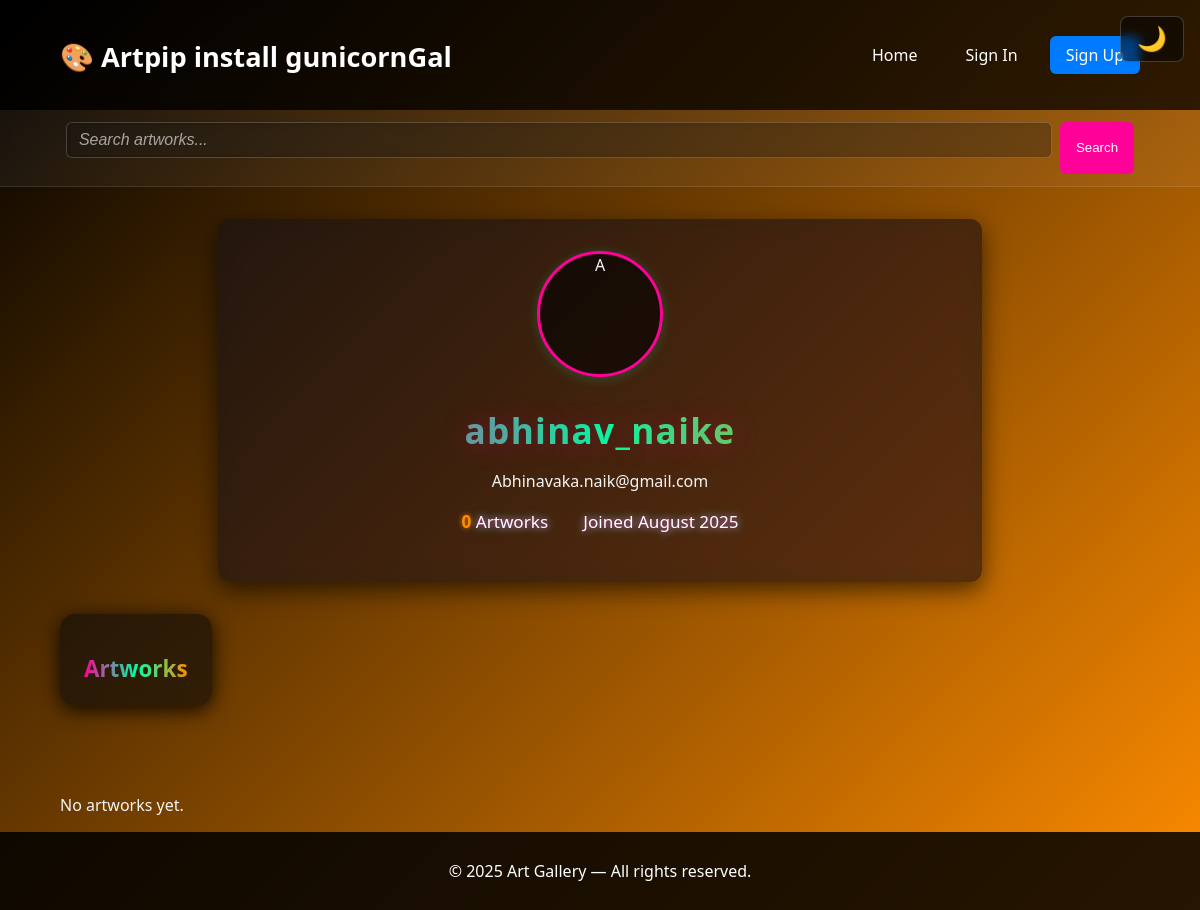
The page /user/3 on the database its author committed.
### app.py (models this page shows, shortened)
class User(db.Model):
    id = db.Column(db.Integer, primary_key=True)
    username = db.Column(db.String(80), unique=True, nullable=False)
    email = db.Column(db.String(120), unique=True, nullable=False)
    password_hash = db.Column(db.String(120), nullable=False)
    is_admin = db.Column(db.Boolean, default=False)
    created_at = db.Column(db.DateTime, default=datetime.utcnow)
    avatar_url = db.Column(db.String(255), default='')
    bio = db.Column(db.Text, default='')

### app.py (the view)
@app.route('/user/<int:user_id>')
def user_profile(user_id):
    user = User.query.get_or_404(user_id)
    posts = ArtPost.query.filter_by(user_id=user.id).order_by(ArtPost.created_at.desc()).all()
    is_owner = session.get('user_id') == user.id
    return render_template('profile.html', profile_user=user, posts=posts, is_owner=is_owner)

### app.py (called while the page is built)
@app.context_processor
def inject_user():
    user_id = session.get('user_id')
    current_user = User.query.get(user_id) if user_id else None
    return dict(
        current_user=current_user,
        CLOUDINARY_CLOUD_NAME=os.getenv('CLOUDINARY_CLOUD_NAME'),
        CLOUDINARY_AVATAR_PRESET="avatar_unsigned_preset"
    )

### templates/profile.html (shortened to what this page needs)
{% extends "base.html" %}
{% block content %}
<section class="profile-header-main">
    <div class="theme-switch-container">
        <button id="theme-toggle" aria-label="Toggle light/dark theme">🌙</button>
    </div>
    <div class="profile-card">
        {% if profile_user.avatar_url %}
        <img src="{{ profile_user.avatar_url }}"
             alt="{{ profile_user.username }}"
             class="profile-avatar">
        {% else %}
        <div class="avatar-fallback profile-avatar">
            {{ profile_user.username[0] | upper }}
        </div>
        {% endif %}
        <h2 class="profile-headline">{{ profile_user.username }}</h2>
        <p class="muted email">{{ profile_user.email }}</p>
        <div class="profile-stats">
            <span><strong>{{ posts|length }}</strong> Artworks</span>
            <span>Joined {{ profile_user.created_at.strftime('%B %Y') }}</span>
        </div>
    </div>
</section>
<section class="profile-artworks">
    <div class="section-head-tile">
        <h3>Artworks</h3>
    </div>
    {% if not posts %}
    <div class="empty-state">
        <p>No artworks yet.</p>
    </div>
    {% endif %}
</section>
{% endblock %}

### static/css/style.css (style rules this page uses)
:root { --bg-color: #000000; --text-color: #f5f5f5; --card-bg: rgba(10, 10, 10, 0.6); --card-text: #f5f5f5; --shadow-color: rgba(0, 0, 0, 0.85); }
html, body { height: 100%; }
body { font-family: 'Segoe UI', sans-serif; margin: 0; color: var(--text-color); display: flex; flex-direction: column; background: linear-gradient(-45deg, #000000, #ff0099, #00ffa6, #ff8c00, #000000); background-size: 400% 400%; animation: neonFlow 24s ease infinite; transition: background-color 0.4s ease, color 0.4s ease; }
.form-card, .chat-box, .profile-card, .settings-container, .admin-dashboard { background: rgba(20, 20, 20, 0.65); backdrop-filter: blur(12px) saturate(160%); padding: 2rem; border-radius: 12px; box-shadow: 0 8px 25px rgba(0,0,0,0.6); margin: 2rem auto; transition: box-shadow 0.3s ease, transform 0.3s ease; }
.profile-card, .settings-container { max-width: 700px; text-align: center; }
.theme-switch-container { position: absolute; top: 1rem; right: 1rem; z-index: 10; }
#theme-toggle { font-size: 1.5rem; background: rgba(0,0,0,0.5); color: var(--card-text); border: 1px solid rgba(255,255,255,0.2); border-radius: 8px; padding: 0.5rem 1rem; cursor: pointer; backdrop-filter: blur(5px); transition: background 0.3s ease, color 0.3s ease, transform 0.2s ease; }
.profile-avatar { width: 120px; height: 120px; border-radius: 50%; object-fit: cover; display: block; margin: 0 auto 1.2rem auto; border: 3px solid #ff0099; box-shadow: 0 2px 12px #00ffa633; background: rgba(0,0,0,0.6); transition: box-shadow 0.3s ease, transform 0.3s ease; }
.profile-card h2, .profile-card .username { font-size: 2.2rem; font-weight: 700; margin-bottom: 0.65rem; background: linear-gradient(90deg, #ff0099, #00ffa6, #ff8c00); -webkit-background-clip: text; -webkit-text-fill-color: transparent; text-shadow: 0 2px 30px #ff009950; letter-spacing: 1.3px; }
.profile-stats { display: flex; justify-content: center; gap: 2.2rem; margin: 1.1rem 0; font-size: 1.07rem; color: #fff; text-shadow: 0 0 6px #ff0099, 0 0 10px #00ffa6; transition: text-shadow 0.3s ease; }
.profile-stats strong { font-weight: 800; color: #ff8c00; text-shadow: 0 0 5px #ff8c00d8; }
.section-head-tile { display: inline-block; background: rgba(10,10,10,0.6); backdrop-filter: blur(10px); border-radius: 15px; padding: 1rem 1.5rem; margin-bottom: 1.5rem; box-shadow: 0 4px 20px rgba(0,0,0,0.85); color: var(--card-text); text-align: center; transition: transform 0.2s ease, box-shadow 0.3s ease; }
.section-head-tile h3 { font-size: 1.4rem; font-weight: 700; background: linear-gradient(90deg, #ff0099, #00ffa6, #ff8c00); -webkit-background-clip: text; -webkit-text-fill-color: transparent; margin-bottom: 0.4rem; }

### rows shown on the page
User: username "A", username "abhinav_naike", email "Abhinavaka.naik@gmail.com", created_at "August 2025"

### other values the page prints
{{ posts|length }} "0"
{{ current_year|default(2025) }} "2025"
